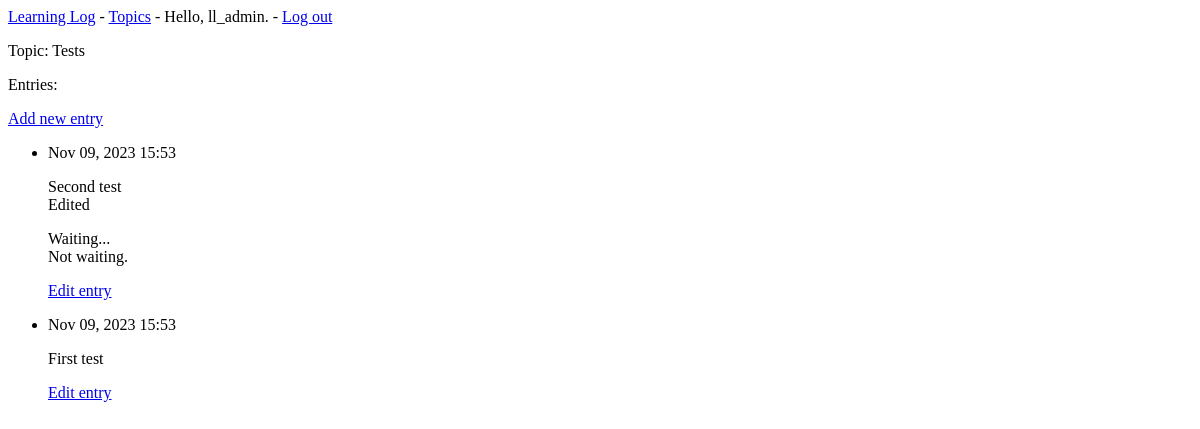
Before: /topics/3/ (signed in) with the older database file.
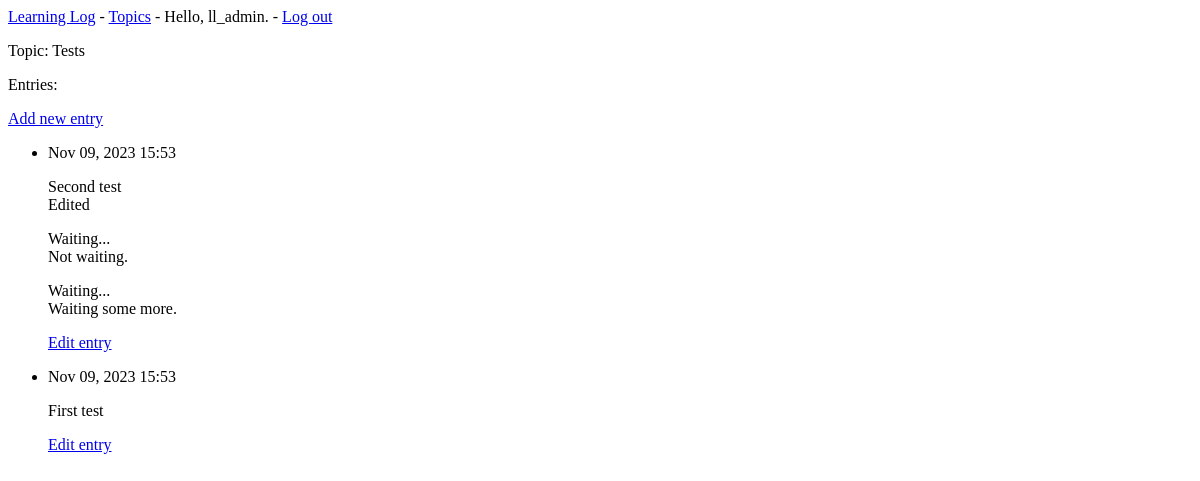
After: the same page with the newer database file.
### learning_logs/models.py (models this page shows, shortened)
class Topic(models.Model):
    text = models.CharField(max_length=200)
    date_added = models.DateTimeField(auto_now_add=True)
    owner = models.ForeignKey(User, on_delete=models.CASCADE)
    def __str__(self) -> str:
        return self.text

class Entry(models.Model):
    topic = models.ForeignKey(Topic, on_delete=models.CASCADE)
    text = models.TextField()
    date_added = models.DateTimeField(auto_now_add=True)
    class Meta:
        verbose_name_plural = 'entries'

### learning_logs/views.py (the view)
# urls.py: path('topics/<int:topic_id>/', views.topic, name='topic'),
@login_required
def topic(request, topic_id):
    topic = Topic.objects.get(id=topic_id)
    check_topic_owner(request.user, topic.owner)
    entries = topic.entry_set.order_by('-date_added')  # ´-dat..´: reverse order
    context = {'topic': topic, 'entries': entries}
    return render(request, 'learning_logs/topic.html', context)

### learning_logs/views.py (called while the page is built)
def check_topic_owner(user, topic_owner):
    if user != topic_owner:
        raise Http404

### learning_logs/templates/learning_logs/topic.html
{% extends 'learning_logs/base.html' %}
{% block content %}
<p>Topic: {{ topic }}</p>
<p>Entries:</p>
<p>
    <a href="{% url 'learning_logs:new_entry' topic.id %}">Add new entry</a>
</p>
<ul>
{% for entry in entries %}
    <li>
        <p>{{ entry.date_added|date:'M d, Y H:i' }}</p>
        <p>{{ entry.text|linebreaks }}</p>
        <p>
            <a href="{% url 'learning_logs:edit_entry' entry.id %}">Edit entry</a>
        </p>
    </li>
{% empty %}
    <li>There are no entries for this topic yet.</li>
{% endfor %}
</ul>
{% endblock content %}

### learning_logs/templates/learning_logs/base.html
<p>
    <a href="{% url 'learning_logs:index' %}">Learning Log</a> -
    <a href="{% url 'learning_logs:topics' %}">Topics</a> -
    {% if user.is_authenticated %}
        Hello, {{ user.username }}. -
            <a href="{% url 'users:logout' %}">Log out</a>
        {% else %}
            <a href="{% url 'users:register' %}">Register</a> -
            <a href="{% url 'users:login' %}">Log in</a>
    {% endif %}
</p>
{% block content %}{%endblock content %}

Changed rows visible on the page:
changed Entry: text "Second test Edited Waiting... Not waiting." → "Second test Edited Waiting... Not waiting. Waiting... Waiting some more."
